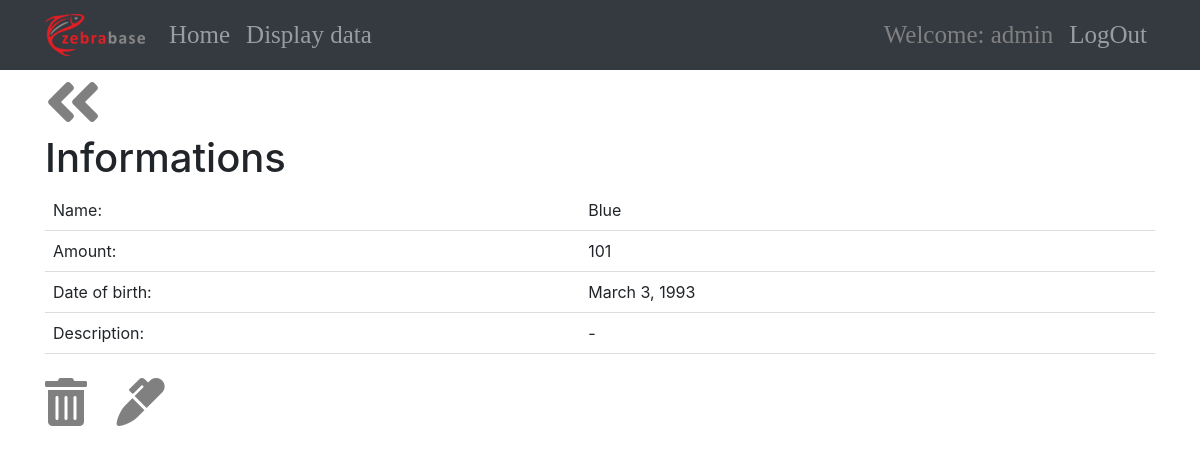
Page /fishdetail/38 (signed in) on the committed database.
### management/models.py (models this page shows, shortened)
class Fishline(models.Model):
    name = models.CharField(max_length=100)
    description = models.TextField()
    stock_id = models.ForeignKey(Stock,to_field='id',related_name = 'fishline', on_delete=models.CASCADE)

### management/views.py (the view)
# urls.py: path('fishdetail/<int:pk>',login_required(FishDetailView.as_view()), name = 'fishdetail'),
class FishDetailView(TemplateView):
    template_name = 'fishdetail.html'
    def get(self, request, *args, **kwargs):
        queryset = Substock.objects.all().values("amount","stock__birthdate","stock__fishline__name","stock__fishline__description").filter(position_id = kwargs['pk'])
        return render(self.request,self.template_name,{"info":queryset,
                                                        "position":kwargs['pk']})

### management/templates/fishdetail.html
<!DOCTYPE html>
{% extends "base.html" %}
{% block content%}
<i style = "color:grey;"onclick="goBack()" class="fas fa-angle-double-left fa-4x"></i>
<br>
<h1>Informations</h1>
<table style="border-collapse: collapse;width: 100%;">
  {% for one in info %}
    <tr>
      <td style ="padding: 8px;text-align: left;border-bottom: 1px solid #ddd;">Name:</th>
      <td style ="padding: 8px;text-align: left;border-bottom: 1px solid #ddd;">{{one.stock__fishline__name}}</th>
    </tr>
    <tr>
      <td style ="padding: 8px;text-align: left;border-bottom: 1px solid #ddd;">Amount:</th>
      <td style ="padding: 8px;text-align: left;border-bottom: 1px solid #ddd;">{{one.amount}}</th>
    </tr>
    <tr>
      <td style ="padding: 8px;text-align: left;border-bottom: 1px solid #ddd;">Date of birth:</th>
      <td style ="padding: 8px;text-align: left;border-bottom: 1px solid #ddd;">{{one.stock__birthdate}}</th>
    </tr>
    <tr>
      <td style ="padding: 8px;text-align: left;border-bottom: 1px solid #ddd;">Description:</th>
      <td style ="padding: 8px;text-align: left;border-bottom: 1px solid #ddd;">{{one.stock__fishline__description}}</th>
    </tr>
  {% endfor%}
</table>
<br>
<a style="padding-right:25px; color:grey" href="{{position}}/delete"><i class="fas fa-trash-alt fa-3x"></i></a>
<a style="padding-right:25px; color:grey" href="{{position}}/update"><i class="fas fa-marker fa-3x"></i></a>
  {% endblock %}

### management/templates/base.html (shortened to what this page needs)
<!DOCTYPE html>
<html lang="en" dir="ltr">
  <head>
    {% load staticfiles %}
    <link rel="stylesheet" href="https://stackpath.bootstrapcdn.com/bootstrap/4.3.1/css/bootstrap.min.css">
    <link rel="stylesheet" href="https://use.fontawesome.com/releases/v5.7.2/css/all.css">
  </head>
  <body>
    <nav class="navbar navbar-expand-lg navbar-dark bg-dark" style = "font-family: 'Viga';font-size: 25px; " >
      <div class="container">
      <a class="navbar-brand" href="{% url 'index'%}"><img src="{% static "images/logo.png" %}" alt="not found" ></a>
      <div class="collapse navbar-collapse"id="navbarText" >
        <ul class="navbar-nav mr-auto">
          <li class="nav-item">
            <a class="nav-link" href="{% url 'index'%}">Home</a>
          </li>
          <li class="nav-item">
            <a class="nav-link" href="{% url 'rooms'%}">Display data</a>
          </li>
        </ul>
        <ul class="nav navbar-nav navbar-right">
        <div style = "color:grey;" class="nav-link" >Welcome: {{ user }} </div>
        <a class="nav-link" href="{% url 'logout' %}">LogOut</a>
        </ul>
      </div>
      </div>
    </nav>
    <div class="container">
      {% block content %}
      {% endblock %}
    </div>
  </body>
</html>

### rows in the picture
Fishline: stock__fishline__name "Blue", amount "101", stock__birthdate "March 3, 1993", stock__fishline__description "-"

### other values in the picture
{{ user }} "admin"
